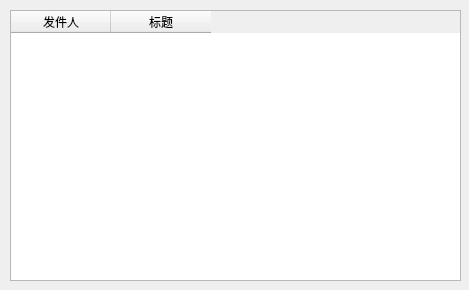
<?xml version="1.0" encoding="UTF-8"?>
<ui version="4.0">
 <class>Dialog</class>
 <widget class="QDialog" name="Dialog">
  <property name="geometry">
   <rect>
    <x>0</x>
    <y>0</y>
    <width>469</width>
    <height>290</height>
   </rect>
  </property>
  <property name="windowTitle">
   <string>Dialog</string>
  </property>
  <widget class="QTableWidget" name="tableWidget">
   <property name="geometry">
    <rect>
     <x>10</x>
     <y>10</y>
     <width>451</width>
     <height>271</height>
    </rect>
   </property>
   <column>
    <property name="text">
     <string>发件人</string>
    </property>
   </column>
   <column>
    <property name="text">
     <string>标题</string>
    </property>
   </column>
  </widget>
 </widget>
 <resources/>
 <connections/>
</ui>
